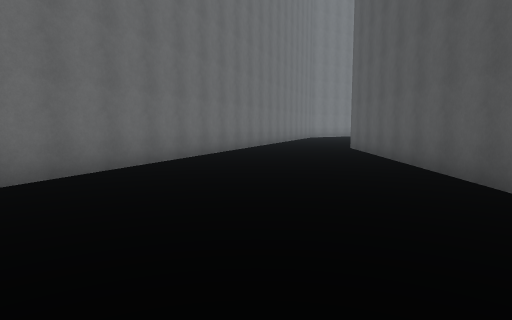
[1] (above)

12 first-person views from a walk through a scene from a Unity 3-D project. The camera is 1.5 m above the floor, tilts 6° down and sees 75° across. The floor is counted in squares, 2 m on a side. Each view is taken from the middle of a square. On the plan, view 1 faces up. The plan holds only what a view shows up to about 11 squares ahead; the rest is blank. The place goes on beyond the plan. The player character is not drawn.

[2]
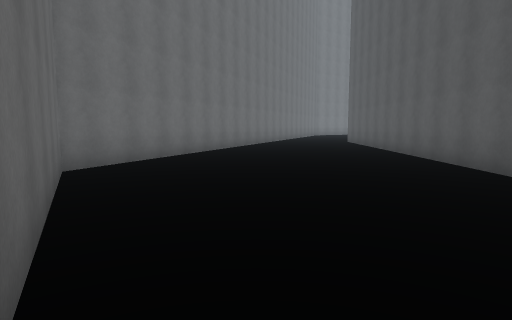

[3]
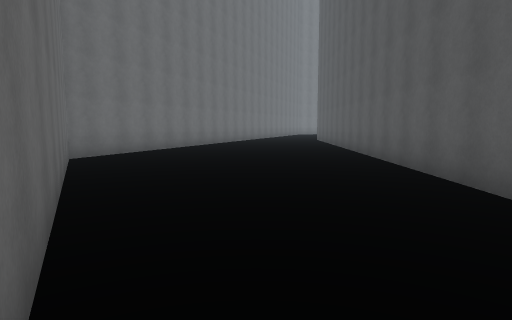

[4]
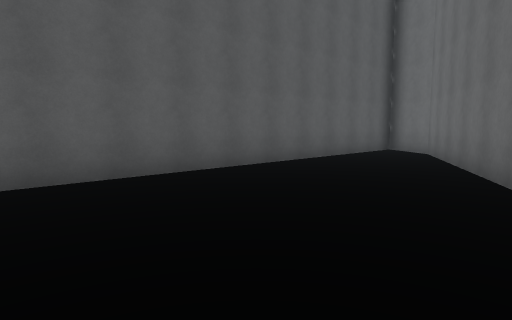

[5]
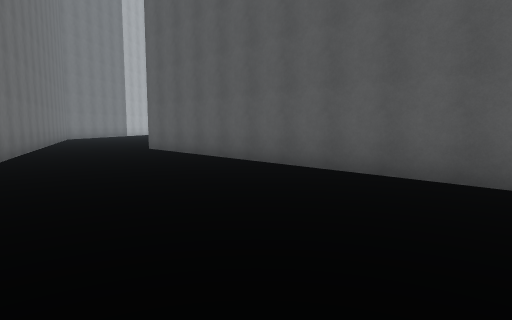

[6]
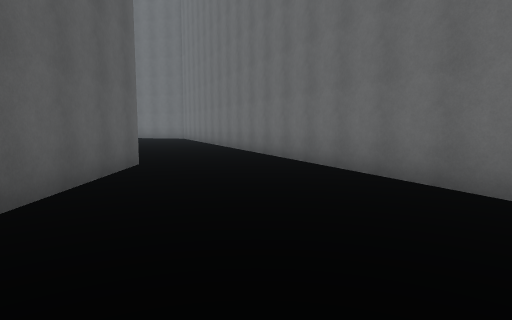

[7]
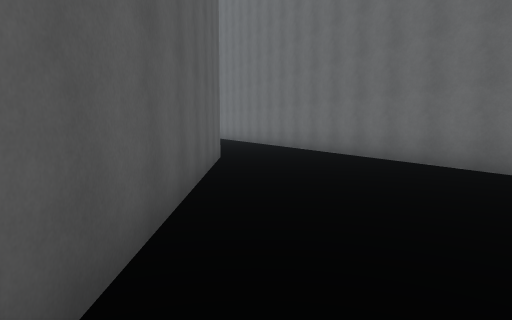

[8]
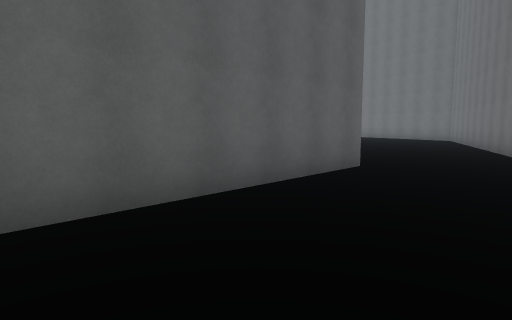

[9]
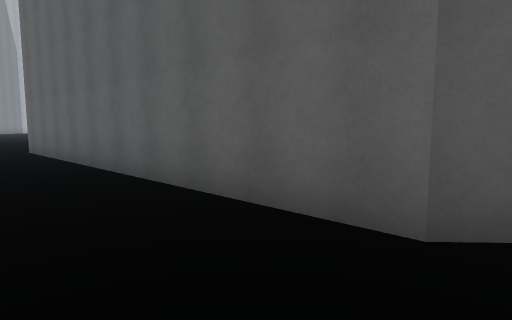

[10]
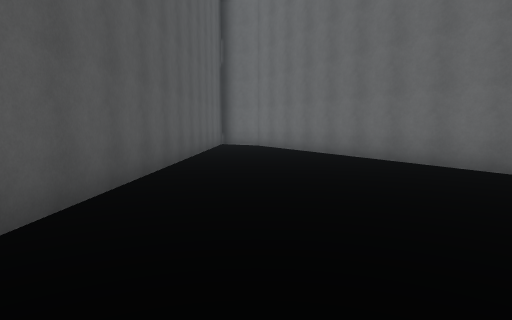

[11]
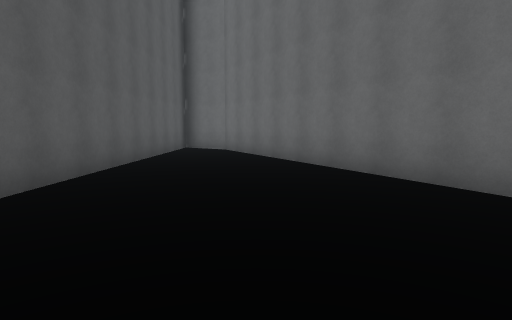

[12]
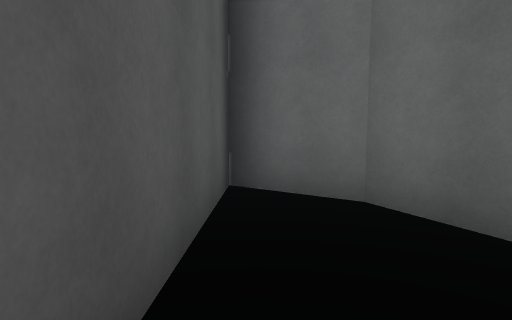

### Floor plan
Points are (right, up) in squares from view 1. A wall is a line through its corners. A room is listed if a view was taken in it or the views show most of it. See-through windows are left out.
Room 1 (views 1, 2, 3, 4, 5, 10, 11, 12)
walls: (0.1, 11.9) (-4.1, 1.3) (0.9, -8.2) (2.3, -9.1) (3.1, 10.9)
ways out: opening at (1.5, 11.5) to room 2
Room 2 (views 6, 7, 8, 9)
walls: (1.9, 16.5) (0.1, 11.9); (3.1, 10.9) (9.4, 17.5)
ways out: opening at (1.5, 11.5) to room 1

Positions as (right, up) in squares from view 1, and headings:
1: (0, 0), facing up
2: (-1, -4), facing up
3: (0, -6), facing up
4: (-2, 1), facing down-right
5: (-2, 1), facing up-right
6: (6, 17), facing down-left
7: (8, 17), facing down-left
8: (5, 17), facing down
9: (1, 12), facing right
10: (1, 4), facing down
11: (0, 2), facing down
12: (2, -5), facing down
